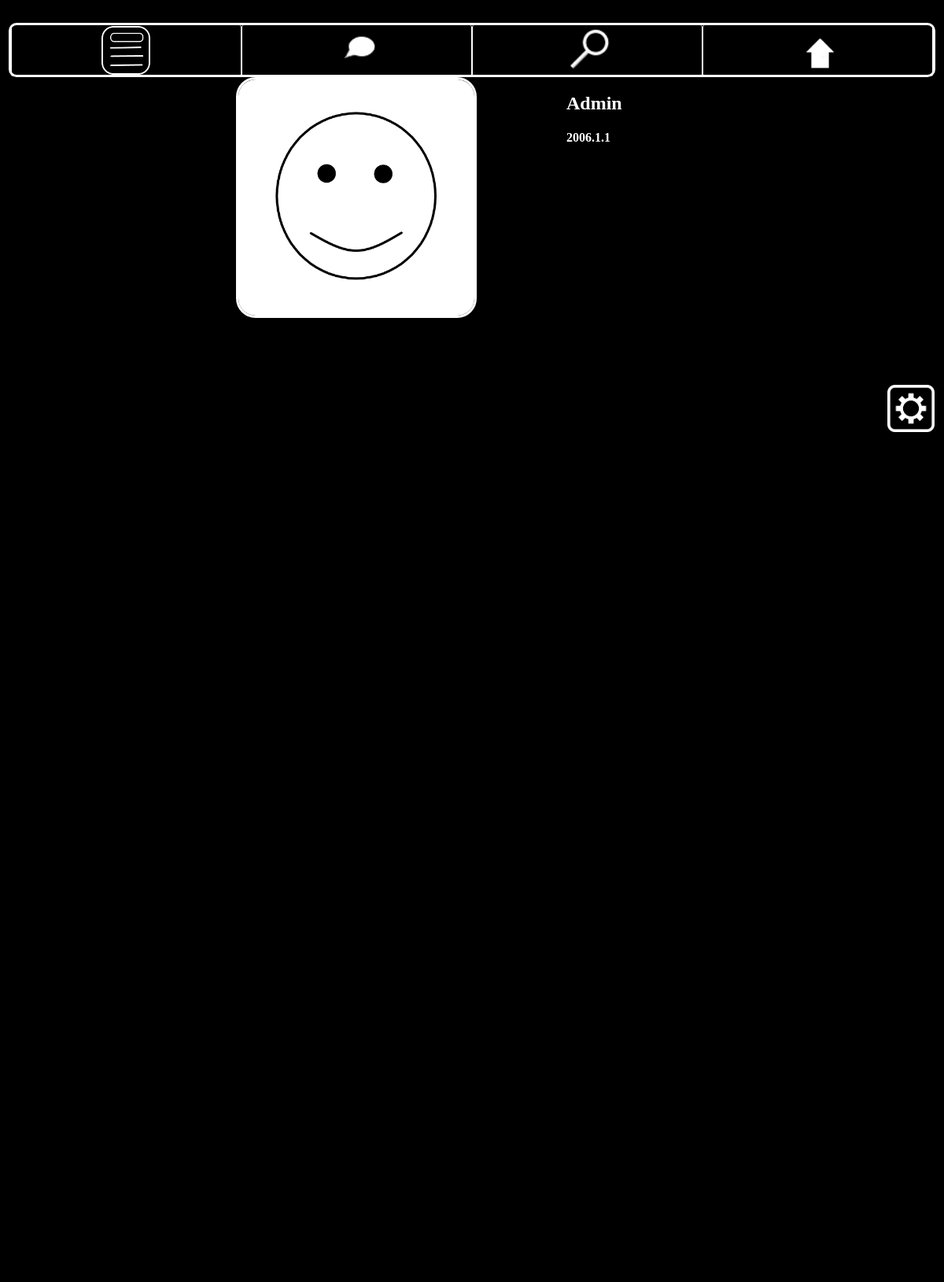
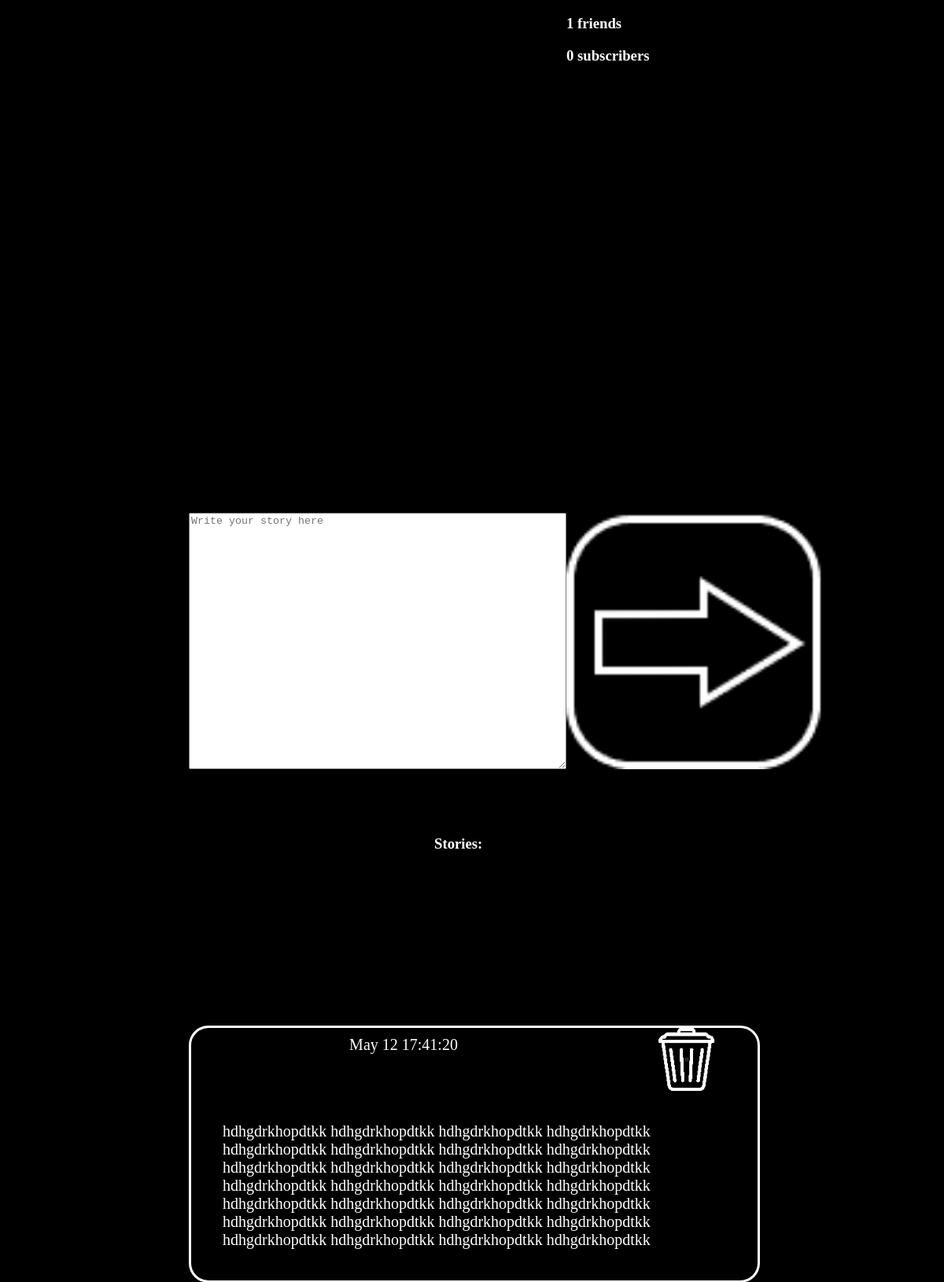
Page /user/1 (signed in) on the committed database (2 pictures, top to bottom).
### tables this page shows
CREATE TABLE Users (id INTEGER PRIMARY KEY ASC AUTOINCREMENT UNIQUE NOT NULL, NAME STRING UNIQUE NOT NULL, PASSWORD STRING NOT NULL, MAIL TEXT, DATE DATE, PHOTO TEXT DEFAULT ('default.png'), SUBSCRIPTIONS TEXT, SUBSCRIBERS TEXT);

CREATE TABLE Stories (id INTEGER UNIQUE PRIMARY KEY AUTOINCREMENT, USERID INT, CONTENT BLOB, DATE STRING);

### BuZZ.py (the view, shortened to what this page needs)
@app.route('/user/<int:u_id>', methods=['POST', 'GET'])
def user_page(u_id):
    if request.method == 'GET':
        if check_cookies(request):
            con = sqlite3.connect("source/main.db")
            cur = con.cursor()
            result = cur.execute(f"""SELECT * FROM Users
            WHERE id={u_id}""").fetchall()
            result = list(result[0])
            name, date, photo, friends = result[1], result[4], result[5], result[6]
            con.close()
            con = sqlite3.connect("source/main.db")
            cur = con.cursor()
            result = cur.execute(f"""SELECT id FROM Users
            WHERE NAME='{request.cookies.get('name')}' AND PASSWORD='{request.cookies.get('password')}'""").fetchall()
            user_id = result[0][0]
            your_subscriptions = int_m(cur.execute(f"""SELECT SUBSCRIPTIONS FROM Users
            WHERE NAME='{request.cookies.get('name')}' AND PASSWORD='{request.cookies.get('password')}'""").fetchall())
            user_subscriptions = int_m(cur.execute(f"""SELECT SUBSCRIPTIONS FROM Users
            WHERE id={u_id}""").fetchall())
            your_subscribers = int_m(cur.execute(f"""SELECT SUBSCRIBERS FROM Users
            WHERE NAME='{request.cookies.get('name')}' AND PASSWORD='{request.cookies.get('password')}'""").fetchall())
            user_subscribers = int_m(cur.execute(f"""SELECT SUBSCRIBERS FROM Users
            WHERE id={u_id}""").fetchall())
            stories = cur.execute(f"""SELECT * FROM Stories
            WHERE USERID={u_id}""").fetchall()
            stories = [list(i) for i in stories]
            stories.reverse()
            for i in range(len(stories)):
                a = stories[i]
                a = a[1:]
                a.append(i)
                stories[i] = a
            con.close()
            param = {}
            param['friends'] = url_for('static', filename='friends.png')
            param['messages'] = url_for('static', filename='messages.png')
            param['home'] = url_for('static', filename='home.png')
            param['settings'] = url_for('static', filename='settings.png')
            param['news'] = url_for('static', filename='news.png')
            param['style'] = url_for('static', filename='doc.css')
            param['user_photo'] = url_for('static', filename=f'user_photos/{photo}')
            param['add_friend'] = url_for('static', filename=f'add_friend.png')
            param['delete_friend'] = url_for('static', filename=f'delete_friend.png')
            param['subscribe'] = url_for('static', filename=f'subscribe.png')
            param['unsubscribe'] = url_for('static', filename=f'unsubscribe.png')
            param['send_story'] = url_for('static', filename='send_story.png')
            param['trash_bin'] = url_for('static', filename='trash_bin.png')
            param['write_message'] = url_for('static', filename='write_message.png')
            param['your_subscriptions'], param['user_subscriptions'] = your_subscriptions, user_subscriptions
            param['your_subscribers'], param['user_subscribers'] = your_subscribers, user_subscribers
            param['number_of_friends'] = len(friends_of(u_id))
            param['number_of_subscribers'] = len(subscribers_of(u_id))
            param['stories'] = stories
            param['name'] = name
            param['date'] = date
            param['u_id'] = u_id
            param['user_id'] = user_id
            return render_template('user_page.html', **param)
        else:
            return make_response(redirect('/'))

### BuZZ.py (called while the page is built)
def friends_of(user_id):
    res = []
    con = sqlite3.connect("source/main.db")
    cur = con.cursor()
    user_subscriptions = int_m(cur.execute(f"""SELECT SUBSCRIPTIONS FROM Users
    WHERE id={user_id}""").fetchall())
    user_subscribers = int_m(cur.execute(f"""SELECT SUBSCRIBERS FROM Users
    WHERE id={user_id}""").fetchall())
    for i in user_subscriptions:
        if i in user_subscribers:
            res.append(i)
    con.close()
    return res

def subscribers_of(user_id):
    res = []
    con = sqlite3.connect("source/main.db")
    cur = con.cursor()
    user_subscribers = int_m(cur.execute(f"""SELECT SUBSCRIBERS FROM Users
    WHERE id={user_id}""").fetchall())
    friends = friends_of(user_id)
    for i in user_subscribers:
        if i not in friends:
            res.append(i)
    con.close()
    return res

def user_in_base(a):
    con = sqlite3.connect("source/main.db")
    cur = con.cursor()
    result = [i[1].lower() for i in cur.execute("""SELECT * FROM Users""").fetchall()]
    if a.lower() in result:
        con.close()
        return True
    con.close()
    return False

def check_password(user, pas):
    if user_in_base(user):
        con = sqlite3.connect("source/main.db")
        cur = con.cursor()
        result = cur.execute(f"""SELECT PASSWORD FROM Users
                    WHERE NAME = '{user}'""").fetchone()[0]
        if result == pas:
            return True
        return False
    else:
        return False

def check_cookies(request):
    a, b = request.cookies.get('name'), request.cookies.get('password')
    if a and b:
        if check_password(a, b):
            return True
        return False
    return False

def int_m(a):
    b = a[0][0]
    if b == '':
        return []
    return [int(i) for i in b.split(',')]

### templates/user_page.html (shortened to what this page needs)
<html>
<head>
<link rel="stylesheet" href='{{ style }}'/>
</head>
<body>
<form id="form" method="post">
<center>
<div style="width: 99%; height: 8%; border: 3px solid white; border-radius: 10px; display: flex; flex-flow: row; font-size: 53px; color: white">
  <div style="flex: 1" class="inblock" onclick="butt.value = 'news'; form.submit();"><img src="{{ news }}" style="height: 99%"></div>
  <div style="flex: 1" class="inblock" onclick="butt.value = 'messages'; form.submit();"><img src="{{ messages }}" style="height: 99%"></div>
  <div style="flex: 1" class="inblock" onclick="butt.value = 'friends'; form.submit();"><img src="{{ friends }}" style="height: 99%"></div>
  <div style="flex: 1" class="inblock" onclick="butt.value = 'home'; form.submit();"><img src="{{ home }}" style="height: 99%"></div>
</div>
</center>
<img src="{{ user_photo }}" style="width: 25%; position: absolute; border: 3px solid white; border-radius: 25px; left: 25%">
<div style="position: absolute; left: 60%">
<h2>{{ name }}</h2>
<h4>{{ date }}</h4>
</div>
{% if user_id == u_id %}
  <div onclick="butt.value = 'settings'; form.submit();"><img src="{{ settings }}" style="width: 5%; position: absolute; top:15%; right:1%"></div>
{% endif %}
<div style="position: absolute; left: 60%; top:50%;">
<div onclick="butt.value = 'u_friends'; form.submit();"><h3>{{ number_of_friends }} friends</h3></div>
<div onclick="butt.value = 'u_subscribers'; form.submit();"><h3>{{ number_of_subscribers }} subscribers</h3></div>
</div>
{% if user_id == u_id %}
  <textarea name='story' placeholder="Write your story here" style="position:absolute; top:70%; left:20%; width:40%; height:10%"></textarea>
  <div onclick="butt.value = 'send_story'; form.submit();"><img src="{{ send_story }}" style="position:absolute; height:10%; top:70%; left: 60%"></div>
{% endif %}
<h3 align="center" style="position:absolute; top:82%; left:46%">Stories:</h3>
<div style="top: 90%; width:60%; position:absolute; left:20%;">
{% for i in stories %}
<div style="width: 100%; height: 40%; border: 3px solid white;border-radius: 25px; display: flex; flex-flow: column; margin-bottom: 30px">
		<div style="width: 100%; height: 80px; display: flex; flex-flow: row">
			<div style="flex: 3; text-align: center; padding: auto; font-size: 20px">
				<div style="margin-top: 10px">{{ i[2] }}</div>
			</div>
			<div style="flex: 1; display: flex; flex-flow: row">
				<span style="flex: 1"></span>
{% if user_id == u_id %}
				<div onclick="butt.value = 'throw_out_{{ i[3] }}'; form.submit();"><img src="{{ trash_bin }}" style="height: 100%"></div>
{% endif %}
				<span style="flex: 1"></span>
			</div>
		</div>
		<div style="font-size: 20px; padding: 40px; flex: 1">{{ i[1] }}</div>
</div>
{% endfor %}
</div>
</form>
</body>
</html>

### static/doc.css (style rules this page uses)
body { background-color:black; color:white; cursor: crosshair }
.inblock { height: 100%; text-align: center; border-left: 1px solid white; border-right: 1px solid white; border-radius: 3px; padding: 1px; }

### rows in the picture
Users: NAME "Admin", DATE "2006.1.1"
Stories: DATE "May 12 17:41:20", CONTENT "hdhgdrkhopdtkk hdhgdrkhopdtkk hdhgdrkhopdtkk hdhgdrkhopdtkk hdhgdrkhopdtkk hdhgdrkhopdtkk hdhgdrkhopdtkk hdhgdrkhopdtkk hdhgdrkhopdtkk hdhgdrkhopdtkk hdhgdrkhopdtkk hdhgdrkhopdtkk hdhgdrkhopdtkk hdhgdrkhopdtkk hdhgdrkhopdtkk hdhgdrkhopdtkk hdhgdrkhopdtkk hdhgdrkhopdtkk hdhgdrkhopdtkk hdhgdrkhopdtkk hdhgdrkhopdtkk hdhgdrkhopdtkk hdhgdrkhopdtkk hdhgdrkhopdtkk hdhgdrkhopdtkk hdhgdrkhopdtkk hdhgdrkhopdtkk hdhgdrkhopdtkk"

### other values in the picture
{{ number_of_friends }} "1"
{{ number_of_subscribers }} "0"
